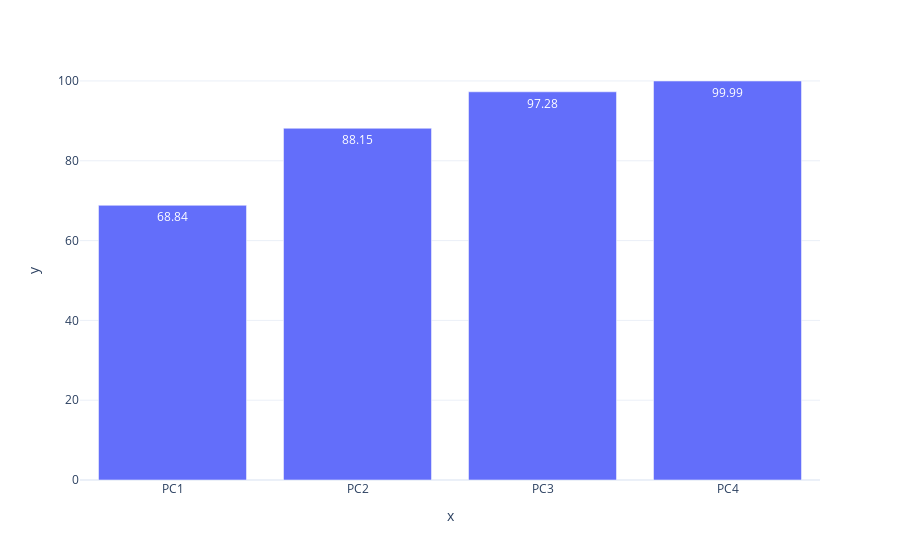

Source (notebook cell):
### Code cell
px.bar(x = columns, y = percent_variance.cumsum(), text = percent_variance.cumsum(), template = 'plotly_white')

### Figure 1 — Plotly figure (JSON) as saved in the notebook; plotly's stock layout.template omitted (floating-point values rounded to 4 significant figures)
{"data": [{"alignmentgroup": "True", "hovertemplate": "x=%{x}<br>y=%{y}<br>text=%{text}<extra></extra>", "legendgroup": "", "marker": {"color": "#636efa"}, "name": "", "offsetgroup": "", "orientation": "v", "showlegend": false, "text": [68.84, 88.15, 97.28, 99.99], "textposition": "auto", "type": "bar", "x": ["PC1", "PC2", "PC3", "PC4"], "xaxis": "x", "y": [68.84, 88.15, 97.28, 99.99], "yaxis": "y"}], "layout": {"barmode": "relative", "legend": {"tracegroupgap": 0}, "margin": {"t": 60}, "xaxis": {"anchor": "y", "domain": [0, 1], "title": {"text": "x"}}, "yaxis": {"anchor": "x", "domain": [0, 1], "title": {"text": "y"}}}}
